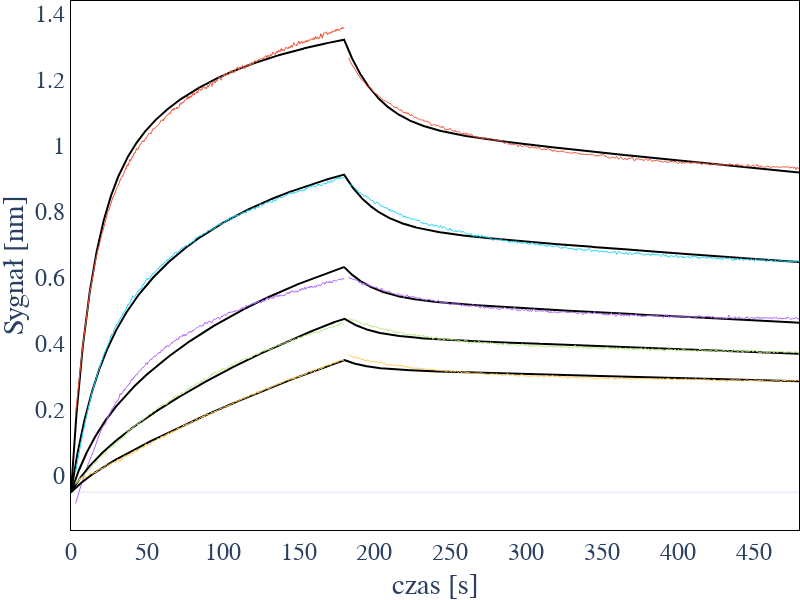

Notebook code cell kept with this figure:
### Code cell
import plotly.graph_objects as go

fig = go.Figure()

for ds in exp.datasets:
    if ds.use_for_fit == False: continue
    x = np.array([])
    y = np.array([])
    y_fit = np.array([])
    
    for step in ds.steps:
        # if step.concentration>0: color = 'orangered'
        # elif step.concentration==0: color = 'cornflowerBlue'
        # else: color = 'lightgrey'
        mask = (ds.t>=step.start) & (ds.t<step.stop)

        if f"offset_ds{ds.index}_step{step.index}" in exp.params:
                offset = exp.params[f'offset_ds{ds.index}_step{step.index}'].value
        else: 
            offset = 0
        
        x_step = ds.t[mask]
        y_step = ds.response[mask] - offset
        y_fit_step = ds.fit_response[mask] - offset

        x = np.concatenate([x, x_step])
        y = np.concatenate([y, y_step])
        y_fit = np.concatenate([y_fit, y_fit_step])

    
    x = x - x[0]
    fig.add_scatter(x = x, 
                    y = y_fit,
                    marker=dict(size=0, 
                            color='black',
                            line=dict(width=1, color='black')),
                    line=dict(
                         width=2, 
                         color='black'
                         ),
                    name=ds.steps[0].concentration,)

        

    fig.add_scatter(x = x,
                    y = y,
                    marker=dict(
                            size=0, 
                            #color=color, 
                            line=dict(
                                    width=0.1, 
                                    #color=color
                                    )),
                    line=dict(
                            width=1, 
                            #color=color
                            ),
                    name=f"{ds.index}_{ds.steps[0].concentration}",
                    )



fig.update_layout(
            height=600,
            width = 800,
            font_family="Arial",
            font_size = 24,
            showlegend=False,
            margin=dict(l=0,r=0,b=0,t=0,pad=0), 
            template='plotly_white',
            paper_bgcolor="rgb(255, 255, 255)",  
            plot_bgcolor="rgb(255, 255, 255)") 

fig.update_xaxes(
    ticklabelposition="inside top", 
    title='czas [s]',
    showline=True, 
    linewidth=1, 
    linecolor='black', 
    showgrid=False,
    mirror=True)

fig.update_yaxes(
    ticklabelposition="outside top", 
    title='Sygnał [nm]',
    showline=True, 
    linewidth=1, 
    linecolor='black', 
    showgrid=False,
    mirror=True)



fig.show()

### Figure 1 — Plotly figure (JSON) as saved in the notebook; plotly's stock layout.template omitted (floating-point values rounded to 4 significant figures; data arrays with more than 128 entries replaced by an {"elided": "..."} marker saying what was removed)
{"data": [{"line": {"color": "black", "width": 2}, "marker": {"color": "black", "line": {"color": "black", "width": 1}, "size": 0}, "name": "1.6e-06", "type": "scatter", "x": {"elided": "2400 float values"}, "y": {"elided": "2400 float values"}}, {"line": {"width": 1}, "marker": {"line": {"width": 0.1}, "size": 0}, "name": "1_1.6e-06", "type": "scatter", "x": {"elided": "2400 float values"}, "y": {"elided": "2400 float values"}}, {"line": {"color": "black", "width": 2}, "marker": {"color": "black", "line": {"color": "black", "width": 1}, "size": 0}, "name": "4e-07", "type": "scatter", "x": {"elided": "2400 float values"}, "y": {"elided": "2400 float values"}}, {"line": {"width": 1}, "marker": {"line": {"width": 0.1}, "size": 0}, "name": "6_4e-07", "type": "scatter", "x": {"elided": "2400 float values"}, "y": {"elided": "2400 float values"}}, {"line": {"color": "black", "width": 2}, "marker": {"color": "black", "line": {"color": "black", "width": 1}, "size": 0}, "name": "8e-07", "type": "scatter", "x": {"elided": "2400 float values"}, "y": {"elided": "2400 float values"}}, {"line": {"width": 1}, "marker": {"line": {"width": 0.1}, "size": 0}, "name": "9_8e-07", "type": "scatter", "x": {"elided": "2400 float values"}, "y": {"elided": "2400 float values"}}, {"line": {"color": "black", "width": 2}, "marker": {"color": "black", "line": {"color": "black", "width": 1}, "size": 0}, "name": "2e-07", "type": "scatter", "x": {"elided": "2400 float values"}, "y": {"elided": "2400 float values"}}, {"line": {"width": 1}, "marker": {"line": {"width": 0.1}, "size": 0}, "name": "13_2e-07", "type": "scatter", "x": {"elided": "2400 float values"}, "y": {"elided": "2400 float values"}}, {"line": {"color": "black", "width": 2}, "marker": {"color": "black", "line": {"color": "black", "width": 1}, "size": 0}, "name": "1e-07", "type": "scatter", "x": {"elided": "2400 float values"}, "y": {"elided": "2400 float values"}}, {"line": {"width": 1}, "marker": {"line": {"width": 0.1}, "size": 0}, "name": "14_1e-07", "type": "scatter", "x": {"elided": "2400 float values"}, "y": {"elided": "2400 float values"}}], "layout": {"font": {"family": "Arial", "size": 24}, "height": 600, "margin": {"b": 0, "l": 0, "pad": 0, "r": 0, "t": 0}, "paper_bgcolor": "rgb(255, 255, 255)", "plot_bgcolor": "rgb(255, 255, 255)", "showlegend": false, "width": 800, "xaxis": {"linecolor": "black", "linewidth": 1, "mirror": true, "showgrid": false, "showline": true, "ticklabelposition": "inside top", "title": {"text": "czas [s]"}}, "yaxis": {"linecolor": "black", "linewidth": 1, "mirror": true, "showgrid": false, "showline": true, "ticklabelposition": "outside top", "title": {"text": "Sygnał [nm]"}}}}
